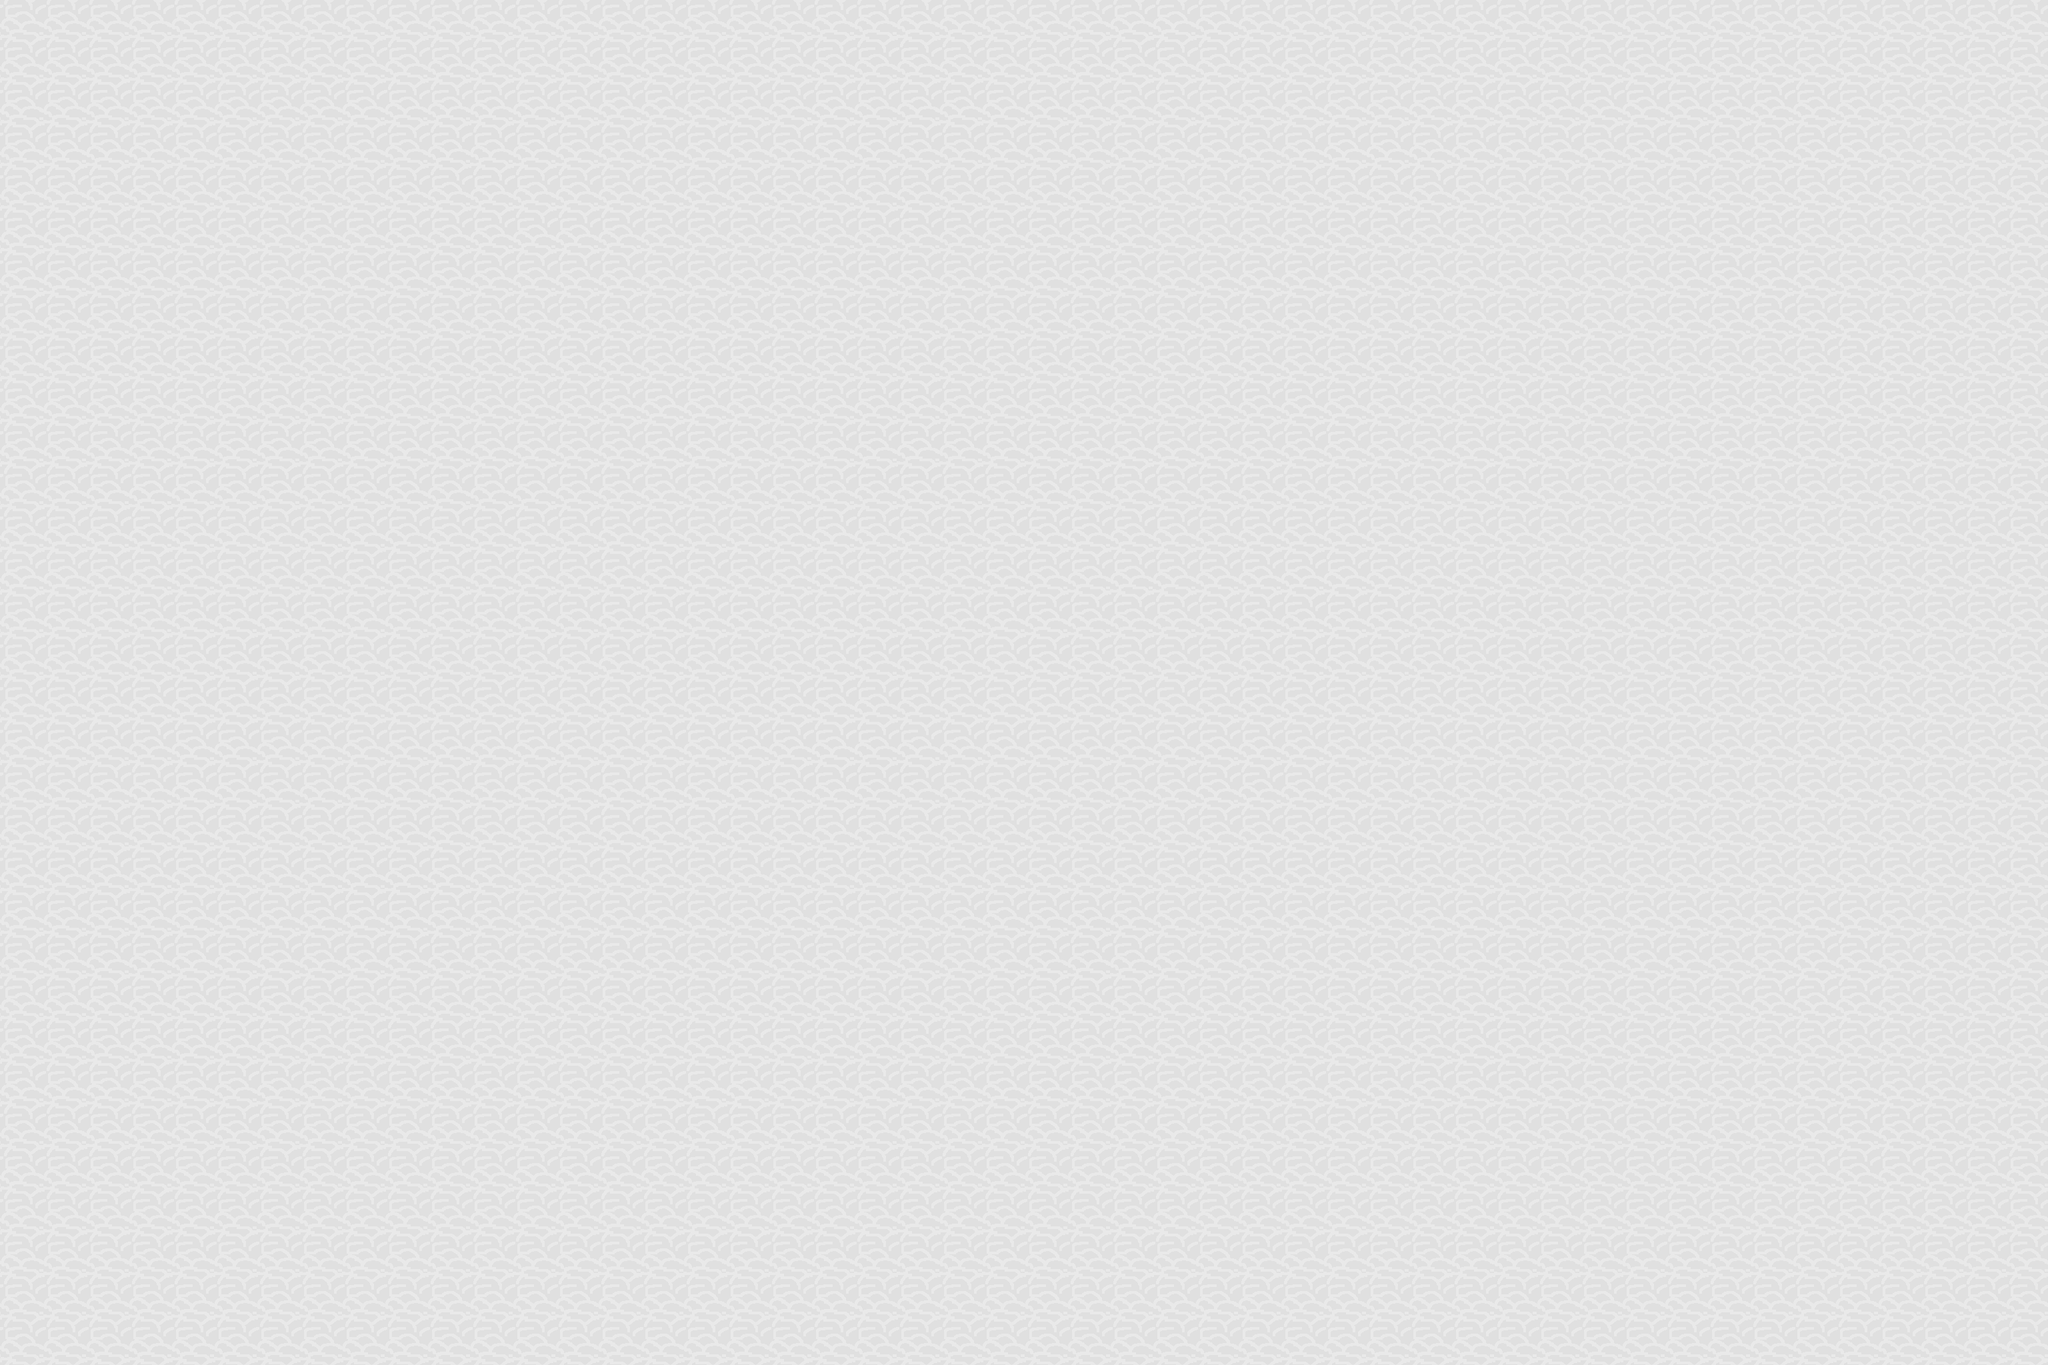

The image is a tile-based game level rendered from a .tmx file. Its description and complete source (layers, tilesets, objects, tile grids) follow:
An orthogonal 48x32 tile map with 64x64 px tiles, 1 tile layer (ground), 1 hidden layer not drawn, 3 tilesets.

<map version="1.10" tiledversion="1.10.2" orientation="orthogonal" renderorder="right-down" width="48" height="32" tilewidth="64" tileheight="64" infinite="0" nextlayerid="3" nextobjectid="1">
 <editorsettings>
  <export target="../map/level3/level3.csv" format="csv" />
 </editorsettings>
 <tileset firstgid="1" source="level3 cloud fog ground.tsx" />
 <tileset firstgid="2" source="boundary.tsx" />
 <tileset firstgid="3" source="new fogshit.tsx" />
 <layer id="1" name="ground" width="48" height="32">
  <data encoding="csv">
3,3,3,3,3,3,3,3,3,3,3,3,3,3,3,3,3,3,3,3,3,3,3,3,3,3,3,3,3,3,3,3,3,3,3,3,3,3,3,3,3,3,3,3,3,3,3,3,
3,3,3,3,3,3,3,3,3,3,3,3,3,3,3,3,3,3,3,3,3,3,3,3,3,3,3,3,3,3,3,3,3,3,3,3,3,3,3,3,3,3,3,3,3,3,3,3,
3,3,3,3,3,3,3,3,3,3,3,3,3,3,3,3,3,3,3,3,3,3,3,3,3,3,3,3,3,3,3,3,3,3,3,3,3,3,3,3,3,3,3,3,3,3,3,3,
3,3,3,3,3,3,3,3,3,3,3,3,3,3,3,3,3,3,3,3,3,3,3,3,3,3,3,3,3,3,3,3,3,3,3,3,3,3,3,3,3,3,3,3,3,3,3,3,
3,3,3,3,3,3,3,3,3,3,3,3,3,3,3,3,3,3,3,3,3,3,3,3,3,3,3,3,3,3,3,3,3,3,3,3,3,3,3,3,3,3,3,3,3,3,3,3,
3,3,3,3,3,3,3,3,3,3,3,3,3,3,3,3,3,3,3,3,3,3,3,3,3,3,3,3,3,3,3,3,3,3,3,3,3,3,3,3,3,3,3,3,3,3,3,3,
3,3,3,3,3,3,3,3,3,3,3,3,3,3,3,3,3,3,3,3,3,3,3,3,3,3,3,3,3,3,3,3,3,3,3,3,3,3,3,3,3,3,3,3,3,3,3,3,
3,3,3,3,3,3,3,3,3,3,3,3,3,3,3,3,3,3,3,3,3,3,3,3,3,3,3,3,3,3,3,3,3,3,3,3,3,3,3,3,3,3,3,3,3,3,3,3,
3,3,3,3,3,3,3,3,3,3,3,3,3,3,3,3,3,3,3,3,3,3,3,3,3,3,3,3,3,3,3,3,3,3,3,3,3,3,3,3,3,3,3,3,3,3,3,3,
3,3,3,3,3,3,3,3,3,3,3,3,3,3,3,3,3,3,3,3,3,3,3,3,3,3,3,3,3,3,3,3,3,3,3,3,3,3,3,3,3,3,3,3,3,3,3,3,
3,3,3,3,3,3,3,3,3,3,3,3,3,3,3,3,3,3,3,3,3,3,3,3,3,3,3,3,3,3,3,3,3,3,3,3,3,3,3,3,3,3,3,3,3,3,3,3,
3,3,3,3,3,3,3,3,3,3,3,3,3,3,3,3,3,3,3,3,3,3,3,3,3,3,3,3,3,3,3,3,3,3,3,3,3,3,3,3,3,3,3,3,3,3,3,3,
3,3,3,3,3,3,3,3,3,3,3,3,3,3,3,3,3,3,3,3,3,3,3,3,3,3,3,3,3,3,3,3,3,3,3,3,3,3,3,3,3,3,3,3,3,3,3,3,
3,3,3,3,3,3,3,3,3,3,3,3,3,3,3,3,3,3,3,3,3,3,3,3,3,3,3,3,3,3,3,3,3,3,3,3,3,3,3,3,3,3,3,3,3,3,3,3,
3,3,3,3,3,3,3,3,3,3,3,3,3,3,3,3,3,3,3,3,3,3,3,3,3,3,3,3,3,3,3,3,3,3,3,3,3,3,3,3,3,3,3,3,3,3,3,3,
3,3,3,3,3,3,3,3,3,3,3,3,3,3,3,3,3,3,3,3,3,3,3,3,3,3,3,3,3,3,3,3,3,3,3,3,3,3,3,3,3,3,3,3,3,3,3,3,
3,3,3,3,3,3,3,3,3,3,3,3,3,3,3,3,3,3,3,3,3,3,3,3,3,3,3,3,3,3,3,3,3,3,3,3,3,3,3,3,3,3,3,3,3,3,3,3,
3,3,3,3,3,3,3,3,3,3,3,3,3,3,3,3,3,3,3,3,3,3,3,3,3,3,3,3,3,3,3,3,3,3,3,3,3,3,3,3,3,3,3,3,3,3,3,3,
3,3,3,3,3,3,3,3,3,3,3,3,3,3,3,3,3,3,3,3,3,3,3,3,3,3,3,3,3,3,3,3,3,3,3,3,3,3,3,3,3,3,3,3,3,3,3,3,
3,3,3,3,3,3,3,3,3,3,3,3,3,3,3,3,3,3,3,3,3,3,3,3,3,3,3,3,3,3,3,3,3,3,3,3,3,3,3,3,3,3,3,3,3,3,3,3,
3,3,3,3,3,3,3,3,3,3,3,3,3,3,3,3,3,3,3,3,3,3,3,3,3,3,3,3,3,3,3,3,3,3,3,3,3,3,3,3,3,3,3,3,3,3,3,3,
3,3,3,3,3,3,3,3,3,3,3,3,3,3,3,3,3,3,3,3,3,3,3,3,3,3,3,3,3,3,3,3,3,3,3,3,3,3,3,3,3,3,3,3,3,3,3,3,
3,3,3,3,3,3,3,3,3,3,3,3,3,3,3,3,3,3,3,3,3,3,3,3,3,3,3,3,3,3,3,3,3,3,3,3,3,3,3,3,3,3,3,3,3,3,3,3,
3,3,3,3,3,3,3,3,3,3,3,3,3,3,3,3,3,3,3,3,3,3,3,3,3,3,3,3,3,3,3,3,3,3,3,3,3,3,3,3,3,3,3,3,3,3,3,3,
3,3,3,3,3,3,3,3,3,3,3,3,3,3,3,3,3,3,3,3,3,3,3,3,3,3,3,3,3,3,3,3,3,3,3,3,3,3,3,3,3,3,3,3,3,3,3,3,
3,3,3,3,3,3,3,3,3,3,3,3,3,3,3,3,3,3,3,3,3,3,3,3,3,3,3,3,3,3,3,3,3,3,3,3,3,3,3,3,3,3,3,3,3,3,3,3,
3,3,3,3,3,3,3,3,3,3,3,3,3,3,3,3,3,3,3,3,3,3,3,3,3,3,3,3,3,3,3,3,3,3,3,3,3,3,3,3,3,3,3,3,3,3,3,3,
3,3,3,3,3,3,3,3,3,3,3,3,3,3,3,3,3,3,3,3,3,3,3,3,3,3,3,3,3,3,3,3,3,3,3,3,3,3,3,3,3,3,3,3,3,3,3,3,
3,3,3,3,3,3,3,3,3,3,3,3,3,3,3,3,3,3,3,3,3,3,3,3,3,3,3,3,3,3,3,3,3,3,3,3,3,3,3,3,3,3,3,3,3,3,3,3,
3,3,3,3,3,3,3,3,3,3,3,3,3,3,3,3,3,3,3,3,3,3,3,3,3,3,3,3,3,3,3,3,3,3,3,3,3,3,3,3,3,3,3,3,3,3,3,3,
3,3,3,3,3,3,3,3,3,3,3,3,3,3,3,3,3,3,3,3,3,3,3,3,3,3,3,3,3,3,3,3,3,3,3,3,3,3,3,3,3,3,3,3,3,3,3,3,
3,3,3,3,3,3,3,3,3,3,3,3,3,3,3,3,3,3,3,3,3,3,3,3,3,3,3,3,3,3,3,3,3,3,3,3,3,3,3,3,3,3,3,3,3,3,3,3
</data>
 </layer>
 <layer id="2" name="FloorBlocks" width="48" height="32" visible="0">
  <data encoding="csv">
0,0,0,0,0,0,0,0,0,0,0,0,0,0,0,0,0,0,0,0,0,0,0,0,0,0,0,0,0,0,0,0,0,0,0,0,0,0,0,0,0,0,0,0,0,0,0,0,
0,0,0,0,0,0,0,0,0,0,0,0,0,0,0,0,0,0,0,0,0,0,0,0,0,0,0,0,0,0,0,0,0,0,0,0,0,0,0,0,0,0,0,0,0,2,2,2,
0,0,0,0,0,0,0,0,0,0,0,0,0,0,0,0,0,0,0,0,0,0,0,0,0,0,0,0,0,0,0,0,0,0,0,0,0,0,0,0,0,0,0,2,2,0,0,0,
0,0,0,0,0,0,0,0,0,0,0,0,0,0,0,0,0,0,0,0,0,0,0,0,0,0,0,0,0,0,0,0,0,0,0,0,0,0,0,0,0,2,2,0,0,0,0,0,
0,0,0,0,0,0,0,0,0,0,0,0,0,0,0,0,0,0,0,0,0,0,0,0,0,0,0,0,0,0,0,0,0,0,0,0,0,0,2,2,2,0,0,0,0,0,0,0,
0,0,0,0,0,0,0,0,0,0,0,0,0,0,0,0,0,0,0,0,0,0,0,0,0,0,0,0,0,0,0,0,0,0,0,0,0,0,2,0,0,0,0,0,0,0,2,2,
0,0,0,0,0,0,0,0,0,0,0,0,0,0,0,0,0,0,0,0,0,0,0,0,0,0,0,0,0,0,0,0,0,0,0,0,0,2,0,0,0,0,0,0,2,2,0,0,
0,0,0,0,0,0,0,0,0,0,0,0,0,0,0,0,0,0,0,0,0,0,0,0,0,0,0,0,0,0,0,0,0,0,0,0,0,2,0,0,0,0,2,2,0,0,0,0,
0,0,0,0,0,0,0,0,0,0,0,0,0,0,0,0,0,0,0,0,0,0,0,0,0,0,0,0,0,0,0,0,0,0,0,0,0,2,0,0,0,2,0,0,0,0,0,0,
0,0,0,0,0,0,0,0,0,0,0,0,0,0,0,0,0,0,0,0,0,0,0,0,0,0,0,0,0,0,0,0,0,0,0,0,0,2,0,0,0,2,0,0,0,0,0,0,
0,0,0,0,0,0,0,0,0,0,0,0,0,0,0,0,0,0,0,0,0,0,0,0,0,0,0,0,0,0,0,0,0,0,0,0,0,2,0,0,0,2,0,0,0,0,0,0,
0,0,0,0,0,0,0,0,0,0,0,0,0,0,0,0,0,0,0,0,0,0,0,0,0,0,0,0,0,0,0,0,0,0,0,0,0,2,0,0,0,2,0,0,0,0,0,0,
2,2,2,2,2,2,2,2,2,0,0,0,0,0,0,0,0,0,0,0,0,0,0,2,2,2,2,2,2,2,2,2,0,0,0,0,0,2,0,0,0,2,0,0,0,0,0,0,
0,0,0,0,0,0,0,0,0,2,0,0,0,0,0,0,0,0,0,0,0,0,2,0,0,0,0,0,0,0,0,0,2,0,0,0,0,2,0,0,0,2,0,0,0,0,0,0,
0,0,0,0,0,0,0,0,0,0,2,0,0,0,0,0,0,0,0,0,0,2,0,0,0,0,0,0,0,0,0,0,0,2,0,0,0,2,0,0,0,2,0,0,0,0,0,0,
0,0,0,0,0,0,0,0,0,0,0,2,2,2,0,0,0,0,0,0,0,2,0,0,0,0,0,0,0,0,0,0,0,0,2,0,0,2,0,0,0,2,0,0,0,0,0,0,
0,0,0,0,0,0,0,0,0,0,0,0,2,2,0,0,0,0,0,0,2,0,0,0,0,0,0,0,0,0,0,0,0,0,2,0,0,2,0,0,0,2,0,0,0,0,0,0,
2,2,2,2,2,2,2,2,0,0,0,0,0,2,0,0,0,0,0,0,2,0,0,0,0,0,0,0,0,0,0,0,0,0,2,0,0,2,0,0,0,2,0,0,0,0,0,0,
0,0,0,0,0,0,0,0,2,0,0,0,0,2,0,0,0,0,0,0,2,0,0,0,0,2,2,2,2,0,0,0,0,0,2,0,0,2,0,0,0,2,0,0,0,0,0,0,
0,0,0,0,0,0,0,0,0,2,0,0,0,2,0,0,0,0,0,0,2,0,0,0,0,2,0,0,2,0,0,0,0,0,2,0,0,2,0,0,0,2,0,0,0,0,0,0,
0,0,0,0,0,0,0,0,0,2,0,0,0,2,0,0,0,0,0,2,0,0,0,0,2,0,0,0,2,0,0,0,0,0,2,0,2,0,0,0,0,2,0,0,0,0,0,0,
0,0,0,0,0,0,0,0,0,2,0,0,0,0,2,0,0,0,2,0,0,0,0,0,2,0,0,0,2,0,0,0,0,0,2,0,2,0,0,0,0,2,0,0,0,0,0,0,
0,0,0,0,0,0,0,0,0,2,0,0,0,0,2,2,2,2,0,0,0,0,0,2,0,0,0,0,2,0,0,0,0,0,2,0,2,0,0,0,0,2,0,0,0,0,0,0,
0,0,0,0,0,0,0,0,0,2,0,0,0,0,0,0,0,0,0,0,0,0,0,2,0,0,0,0,2,0,0,0,0,0,2,2,0,0,0,0,0,2,0,0,0,0,0,0,
0,0,0,0,0,0,0,0,0,2,0,0,0,0,0,0,0,0,0,0,0,0,2,0,0,0,0,0,2,0,0,0,0,0,0,0,0,0,0,0,0,2,0,0,0,0,0,0,
0,0,0,0,0,0,0,0,0,0,2,0,0,0,0,0,0,0,0,0,0,2,2,0,0,0,0,0,0,2,0,0,0,0,0,0,0,0,0,0,2,2,0,0,0,0,0,0,
0,0,0,0,0,0,0,0,0,0,0,2,0,0,0,0,0,0,0,0,0,2,0,0,0,0,0,0,0,0,2,0,0,0,0,0,0,0,0,2,0,0,0,0,0,0,0,0,
0,0,0,0,0,0,0,0,0,0,0,2,2,0,0,0,0,0,0,0,0,2,0,0,0,0,0,0,0,0,2,0,0,0,0,0,0,0,2,0,0,0,0,0,0,0,0,0,
0,0,0,0,0,0,0,0,0,0,0,0,2,0,0,0,0,0,0,0,2,0,0,0,0,0,0,0,0,0,0,2,0,0,0,0,0,0,2,0,0,0,0,0,0,0,0,0,
0,0,0,0,0,0,0,0,0,0,0,0,0,2,2,2,2,2,2,2,0,0,0,0,0,0,0,0,0,0,0,2,0,0,0,0,0,2,0,0,0,0,0,0,0,0,0,0,
0,0,0,0,0,0,0,0,0,0,0,0,0,0,0,0,0,0,0,0,0,0,0,0,0,0,0,0,0,0,0,0,2,2,2,2,2,0,0,0,0,0,0,0,0,0,0,0,
0,0,0,0,0,0,0,0,0,0,0,0,0,0,0,0,0,0,0,0,0,0,0,0,0,0,0,0,0,0,0,0,0,0,0,0,0,0,0,0,0,0,0,0,0,0,0,0
</data>
 </layer>
</map>
